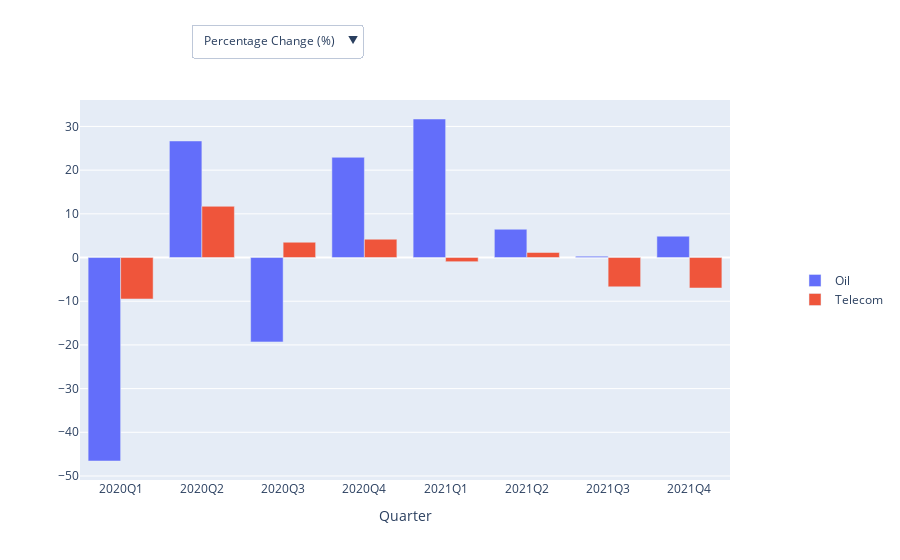

Write notebook code for a chart like this one.
### Code cell
# Create an empty figure object
fig = go.Figure()

# Add bar traces for each Sector using the default metric
for Sector in combined_filtered_data['Sector'].unique():
    Sector_data = combined_filtered_data[combined_filtered_data['Sector'] == Sector]
    fig.add_trace(go.Bar(x=Sector_data['Quarter'], y=Sector_data[metric], name=Sector))

# Create dropdown menu for selecting different metrics
dropdown_buttons = [
    dict(
        label=col,
        method="update",
        args=[{"y": [combined_filtered_data[combined_filtered_data['Sector'] == Sector][col] for Sector in combined_filtered_data['Sector'].unique()]}]
    ) for col in available_columns
]

# Create layout with dropdown
fig.update_layout(
    xaxis_title="Quarter",
    legend=dict(
        orientation="v",
        y=0.5,
        x=1.1
    ),
    updatemenus=[
        dict(
            buttons=dropdown_buttons,
            direction="down",
            showactive=True,
            x=0.17,  # Adjust the position of the dropdown
            xanchor="left",
            y=1.2,
            yanchor="top"
        )
    ],
    barmode='group'  # This ensures the bars for each sector are grouped by Quarter
)

# Display the plot
fig.show()

### Figure 1 — Plotly figure (JSON) as saved in the notebook; plotly's stock layout.template omitted (floating-point values rounded to 4 significant figures)
{"data": [{"name": "Oil", "type": "bar", "x": ["2020Q1", "2020Q2", "2020Q3", "2020Q4", "2021Q1", "2021Q2", "2021Q3", "2021Q4"], "y": [-46.57, 26.67, -19.32, 22.93, 31.7, 6.468, 0.3006, 4.879]}, {"name": "Telecom", "type": "bar", "x": ["2020Q1", "2020Q2", "2020Q3", "2020Q4", "2021Q1", "2021Q2", "2021Q3", "2021Q4"], "y": [-9.489, 11.72, 3.497, 4.191, -0.9438, 1.153, -6.713, -6.976]}], "layout": {"barmode": "group", "legend": {"orientation": "v", "x": 1.1, "y": 0.5}, "updatemenus": [{"buttons": [{"args": [{"y": [[-46.57, 26.67, -19.32, 22.93, 31.7, 6.468, 0.3006, 4.879], [-9.489, 11.72, 3.497, 4.191, -0.9438, 1.153, -6.713, -6.976]]}], "label": "Percentage Change (%)", "method": "update"}, {"args": [{"y": [[[number redacted], 1045000000.0, 847800000.0, 1146000000.0, [number redacted], 883900000.0, 848600000.0, [number redacted]], [1809000000.0, 1608000000.0, 1311000000.0, [number redacted], 1730000000.0, 1682000000.0, [number redacted], [number redacted]]]}], "label": "Volume", "method": "update"}, {"args": [{"y": [[15.5, 4.653, 3.928, 5.685, 6.416, 3.068, 3.028, 2.461], [4.225, 3.254, 2.278, 3.609, 1.984, 2.637, 2.793, 1.917]]}], "label": "Volatility", "method": "update"}, {"args": [{"y": [[-46.26, 31.0, -21.55, 21.39, 29.52, 8.718, -1.868, 7.785], [-10.55, 12.34, 3.608, 5.669, -1.696, 2.271, -7.326, -7.302]]}], "label": "Quarter ROI (%)", "method": "update"}], "direction": "down", "showactive": true, "x": 0.17, "xanchor": "left", "y": 1.2, "yanchor": "top"}], "xaxis": {"title": {"text": "Quarter"}}}}
